Frame 1 (no input): blank canvas, image omitted
Frame 60 (no input): blank canvas, image omitted
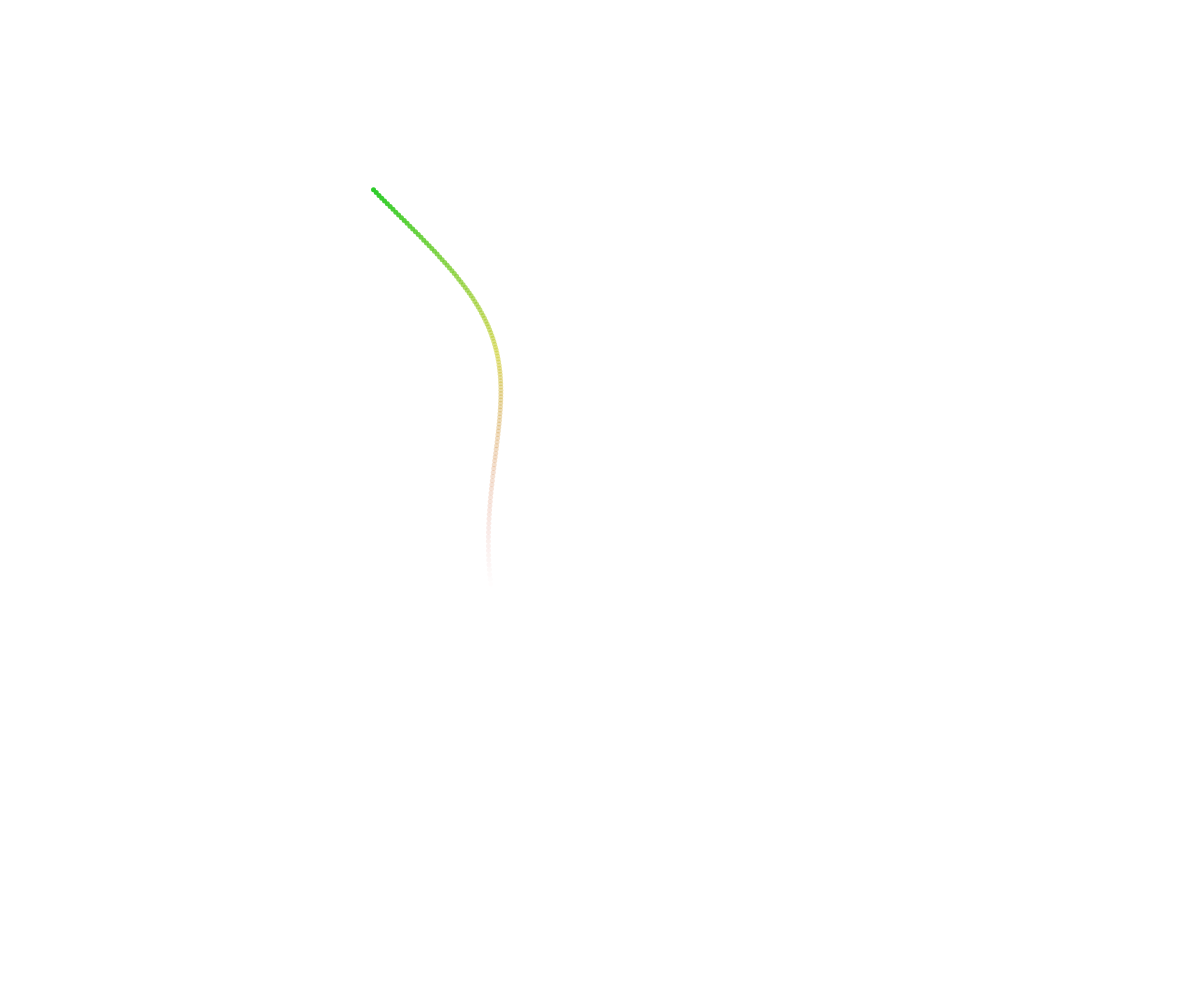
Frame 120 (the mouse pressed at the canvas centre since frame 60)

The p5.js sketch whose frames 1 and 60 were blank and that drew this single picture after the mouse press (run headless with seeded random() and noise() and a simulated clock; from frame 60 on, the mouse is pressed at the canvas centre):

// p5.js sketch
// ── sketch.js
class Point {
  constructor(posX, posY, velX=0, velY=0) {
    this.posX = posX;
    this.posY = posY;
    this.velX = velX;
    this.velY = velY;
  }
}

class FixedQueue {
  constructor(size) {
    this.size = size;
    this._queue = [];
  }

  poll() {
    return this._queue.shift();
  }

  push(o) {
    this._queue.push(o);
    if (this._queue.length > this.size) {
      this.poll(); // discard
    }
  }

  *[Symbol.iterator]() {
    return this._queue;
  }
}

const changeRate = 30;
let curveHue = 0;
let curves = []
const trailSize = 5000;
let trail = new FixedQueue(trailSize);
let lineDrawStrategyIndex = 0;
const lineDrawStrategies = 3;
let lineDrawStrategy = drawTrailOfCircles;
const SPACEBAR = 32;

function setup() {
  createCanvas(windowWidth, windowHeight);
  colorMode(HSB);
  curves.push(randomCurve())
}

function randomCurve() {
  return [randomPoint(), randomPoint(), randomPoint(), randomPoint()];
}

function randomPoint() {
  return new Point(randomInt(0, windowWidth), randomInt(0, windowHeight), (Math.random() * 5) - 2.5, (Math.random() * 5) - 2.5);
}

function randomInt(min, max) {
  return Math.floor(Math.random() * (max - min)) + min;
}

function drawCurve(curvePoints) {
  let [anchor1, control1, control2, anchor2] = curvePoints;
  noFill();
  stroke(curveHue, 80, 80);
  strokeWeight(1);
  bezier(anchor1.posX, anchor1.posY, control1.posX, control1.posY, control2.posX, control2.posY, anchor2.posX, anchor2.posY)
}

function getPointOnCurve(curvePoints, t) {
  let [p1, p2, p3, p4] = curvePoints;
  let pointX = bezierPoint(p1.posX, p2.posX, p3.posX, p4.posX, t);
  let pointY = bezierPoint(p1.posY, p2.posY, p3.posY, p4.posY, t);
  return new Point(pointX, pointY)
}

function drawPoint(point, color) {
  strokeWeight(0);
  fill(color);
  circle(point.posX, point.posY, 5);
}

function drawLine(point1, point2, color) {
  strokeWeight(2);
  stroke(color);
  line(point1.posX, point1.posY, point2.posX, point2.posY);
}

function drawSmallCurve(point1, point2, point3, point4, color) {
  strokeWeight(2);
  stroke(color);
  curve(point1.posX, point1.posY, point2.posX, point2.posY, point3.posX, point3.posY, point4.posX, point4.posY);
}

function movePoint(point) {
  point.posX += point.velX;
  point.posY += point.velY;
  // X edge detection
  if (point.posX <= 0) {
    point.posX = 0;
    point.velX = -point.velX;
  } else if (point.posX >= width) {
    point.posX = width;
    point.velX = -point.velX;
  }
  // Y edge detection
  if (point.posY <= 0) {
    point.posY = 0;
    point.velY = -point.velY;
  } else if (point.posY >= height) {
    point.posY = height;
    point.velY = -point.velY;
  }
}

function transparency(i) {
  let linear = (i) => {
    return i * 1.0 / trail._queue.length;
  }
  let cliff = (i) => {
    if (i === 0) {
      // avoid divide by 0
      return 1;
    }
    // at trail._queue.length we want it to be 0
    // at 0 we want it to be 1
    return 1 - (Math.atan((trail._queue.length / i) - 1) / (Math.PI / 2));
  }

  // return cliff(i);
  return linear(i);
}

function drawTrailOfCircles() {
  for (let i = 0; i < trail._queue.length; i++) {
    let p = trail._queue[i];
    drawPoint(p, color(i % 360, 80, 80, transparency(i)));
  }
}

function drawTrailOfLines() {
  for (let i = 0; i < trail._queue.length; i++) {
    if (i != 0) {
      drawLine(trail._queue[i-1], trail._queue[i], color(i % 360, 80, 80, transparency(i)));
    }
  }
}

function drawTrailOfCurves() {
  for (let i = 0; i < trail._queue.length; i++) {
    if (i <= 1) {
      if (i == 1) {
        drawSmallCurve(trail._queue[i-1], trail._queue[i-1], trail._queue[i], trail._queue[i+1], color(i % 360, 80, 80, transparency(i)));
      } else {
        drawSmallCurve(trail._queue[i], trail._queue[i], trail._queue[i], trail._queue[i+1], color(i % 360, 80, 80, transparency(i)));
      }
    } else if (i == trail._queue.length - 1) {
      drawSmallCurve(trail._queue[i-2], trail._queue[i-1], trail._queue[i], trail._queue[i], color(i % 360, 80, 80, transparency(i)));
    } else {
      drawSmallCurve(trail._queue[i-2], trail._queue[i-1], trail._queue[i], trail._queue[i+1], color(i % 360, 80, 80, transparency(i)));
    }
  }
}

function sinWave(min, max, t) {
  let factor = (max-min)/2
  return factor * sin(t) + (min + factor);
}

function keyPressed() {
  if (keyCode === SPACEBAR) {
    lineDrawStrategyIndex = (lineDrawStrategyIndex + 1) % lineDrawStrategies;
    switch(lineDrawStrategyIndex) {
      case 0: {
        lineDrawStrategy = drawTrailOfCircles;
        console.log("drawing trail with circles");
        break;
      }
      case 1: {
        lineDrawStrategy = drawTrailOfLines;
        console.log("drawing trail with lines");
        break;
      }
      case 2: {
        lineDrawStrategy = drawTrailOfCurves;
        console.log("drawing trail with curves");
        break;
      }
    }
  }
}

function draw() {
  clear();

  for (c of curves) {
    trail.push(getPointOnCurve(c, sinWave(0, 1, 0.01 * frameCount)));
    lineDrawStrategy();
    // drawTrailOfLines();
    // drawTrailOfCurves();
    // drawCurve(c);
    // drawPointOnCurve(c, t);
    for (p of c) {
      movePoint(p);
    }

  }

  curveHue = (curveHue + 1) % 360;
}
